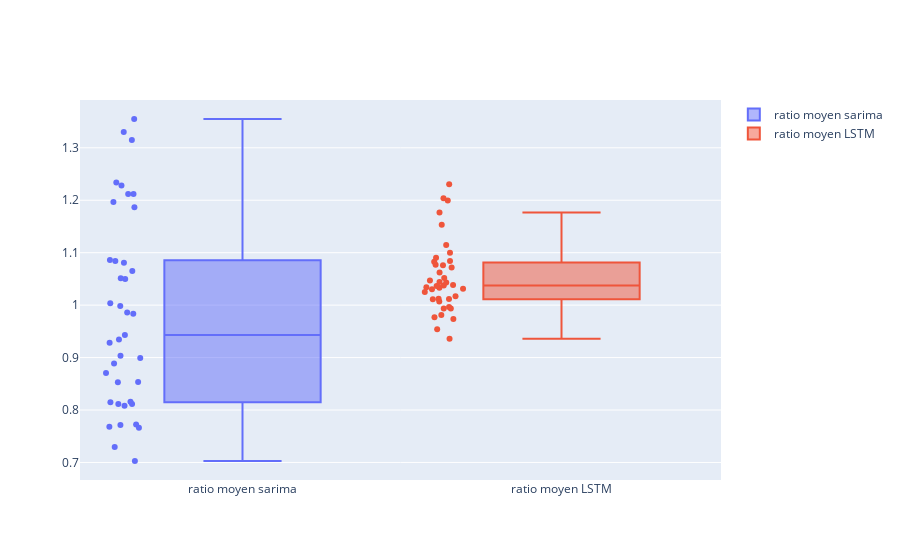

The notebook cell saved with this chart:
### Code cell
import plotly.graph_objects as go

fig = go.Figure()
fig.add_trace(go.Box(y=df_metrics_dvm['sarima_ratio'],  name="ratio moyen sarima"))
fig.add_trace(go.Box(y=df_metrics_dvm['lstm_bi_ratio'], name="ratio moyen LSTM"))
fig.update_traces(boxpoints='all', jitter=0.3)
fig.show()

### Figure 1 — Plotly figure (JSON) as saved in the notebook; plotly's stock layout.template omitted (floating-point values rounded to 4 significant figures)
{"data": [{"boxpoints": "all", "jitter": 0.3, "name": "ratio moyen sarima", "type": "box", "y": [1.065, 1.228, 1.086, 0.8885, 1.33, 1.355, 1.234, 1.212, 1.315, 1.197, 0.8157, 1.212, 1.05, 1.084, 1.187, 0.9983, 1.051, 0.9858, 0.9036, 0.8113, 1.081, 0.7683, 1.004, 0.9284, 0.8117, 0.8704, 0.9431, 0.9836, 0.766, 0.7296, 0.7726, 0.7715, 0.8992, 0.8535, 0.7028, 0.808, 0.8528, 0.8147, 0.9347]}, {"boxpoints": "all", "jitter": 0.3, "name": "ratio moyen LSTM", "type": "box", "y": [0.9964, 1.012, 1.176, 1.153, 0.9814, 1.025, 0.9767, 1.033, 1.007, 0.9361, 1.1, 0.9734, 1.038, 0.954, 1.036, 1.062, 0.9934, 0.9934, 1.231, 1.2, 1.043, 1.084, 1.077, 1.03, 1.052, 1.083, 1.038, 1.011, 1.072, 1.115, 1.09, 1.044, 1.076, 1.031, 1.012, 1.034, 1.047, 1.204, 1.017]}], "layout": {}}
